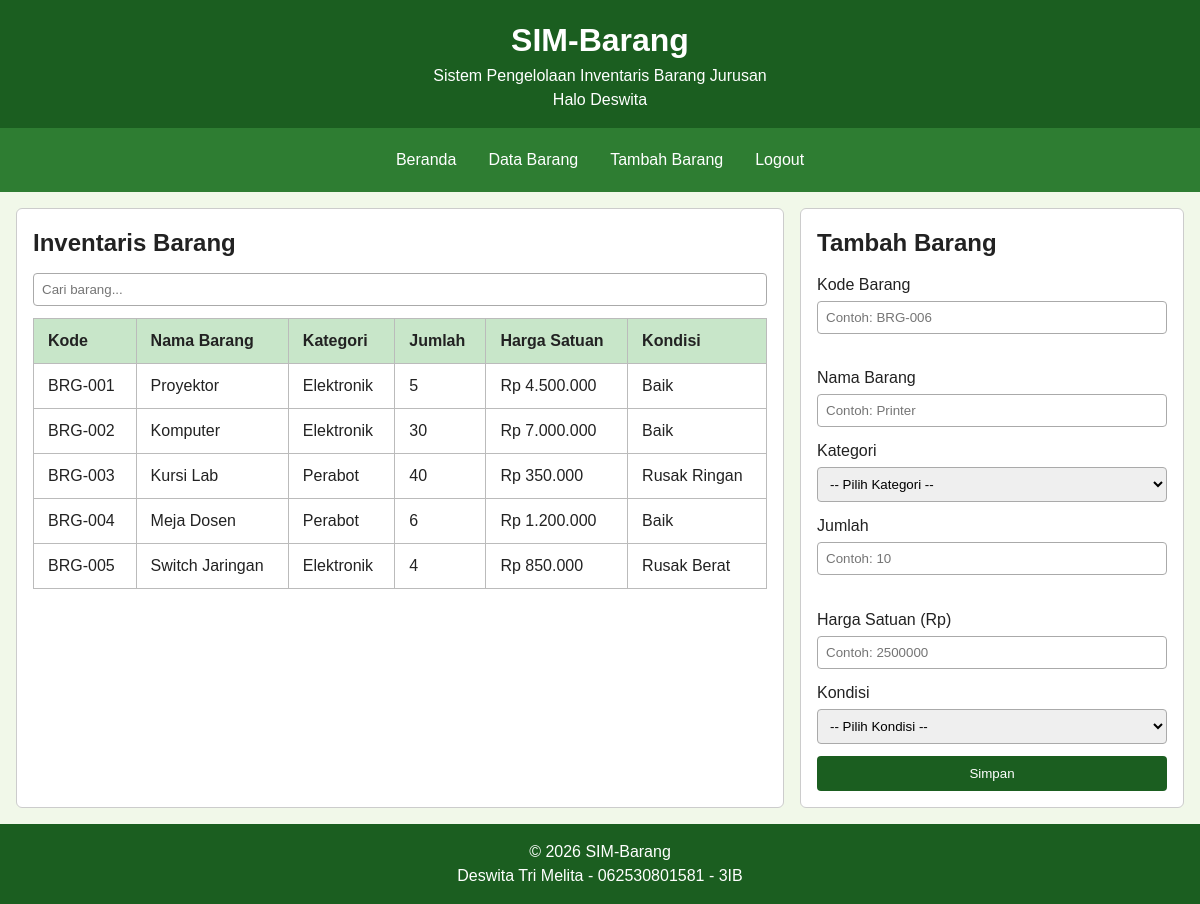
The page / (signed in) on the database its author committed.
### tables this page shows
CREATE TABLE barang (
    id_barang INT AUTO_INCREMENT PRIMARY KEY,
    kode VARCHAR(20) NOT NULL UNIQUE,
    nama VARCHAR(100) NOT NULL,
    id_kategori INT NOT NULL,
    jumlah INT NOT NULL,
    harga INT NOT NULL,
    kondisi VARCHAR(20) NOT NULL,
    FOREIGN KEY (id_kategori) REFERENCES kategori(id_kategori)
);

CREATE TABLE kategori (
    id_kategori INT AUTO_INCREMENT PRIMARY KEY,
    nama_kategori VARCHAR(50) NOT NULL
);

### index.php (the view, shortened to what this page needs)
<?php
require 'koneksi.php';
$stmt = $pdo->query(
    "SELECT b.*, k.nama_kategori
    FROM barang b
    JOIN kategori k ON b.id_kategori = k.id_kategori
    ORDER BY b.id_barang"
);
$daftarBarang = $stmt->fetchAll();
?>
<!DOCTYPE html>
<html lang="id">
<head>
    <link rel="stylesheet" href="style.css">
</head>
<body>
    <header id="beranda">
        <h1>SIM-Barang</h1>
        <p>Sistem Pengelolaan Inventaris Barang Jurusan</p>
        <p>Halo <?php echo htmlspecialchars($_SESSION['username']); ?></p>
    </header>
    <nav>
        <ul>
            <li><a href="#beranda">Beranda</a></li>
            <li><a href="#inventaris">Data Barang</a></li>
            <li><a href="#form-barang">Tambah Barang</a></li>
            <li><a href="Logout.php">Logout</a></li>
        </ul>
    </nav>
    <main>
        <section id="inventaris">
            <h2>Inventaris Barang</h2>
            <input type="text" id="cari" placeholder="Cari barang...">
            <div class="tabel-wrap">
                <table>
                    <thead>
                        <tr>
                            <th>Kode</th>
                            <th>Nama Barang</th>
                            <th>Kategori</th>
                            <th>Jumlah</th>
                            <th>Harga Satuan</th>
                            <th>Kondisi</th>
                        </tr>
                    </thead>
                    <tbody id="isi-tabel">
                         <?php foreach ($daftarBarang as $b): ?>
                            <tr>
                                <td><?php echo htmlspecialchars($b['kode']); ?></td>
                                <td><?php echo htmlspecialchars($b['nama']); ?></td>
                                <td><?php echo htmlspecialchars($b['nama_kategori']); ?></td>
                                <td><?php echo $b['jumlah']; ?></td>
                                <td>Rp <?php echo number_format($b['harga'], 0, ',', '.'); ?></td>
                                <td><?php echo htmlspecialchars($b['kondisi']); ?></td>
                            </tr>
                            <?php endforeach; ?>
                    </tbody>
                </table>
            </div>
        </section>
        <section id="form-barang">
            <h2>Tambah Barang</h2>
            <form id="form-barang-input" action="simpan.php" method="post">
                <div>
                    <label for="kode">Kode Barang</label>
                    <input type="text" id="kode" name="kode" placeholder="Contoh: BRG-006" required>
                    <small class="error" id="error-kode"></small>
                </div>
                <div>
                    <label for="nama">Nama Barang</label>
                    <input type="text" id="nama" name="nama" placeholder="Contoh: Printer" required>
                </div>
                <div>
                    <label for="kategori">Kategori</label>
                    <select id="kategori" name="id_kategori" required>
                        <option value="">-- Pilih Kategori --</option>
                    </select>
                </div>
                <div>
                    <label for="jumlah">Jumlah</label>
                    <input type="number" id="jumlah" name="jumlah" placeholder="Contoh: 10" required>
                    <small class="error" id="error-jumlah"></small>
                </div>
                <div>
                    <label for="harga">Harga Satuan (Rp)</label>
                    <input type="number" id="harga" name="harga" placeholder="Contoh: 2500000" min="1" required>
                </div>
                <div>
                    <label for="kondisi">Kondisi</label>
                    <select id="kondisi" name="kondisi" required>
                        <option value="">-- Pilih Kondisi --</option>
                    </select>
                </div>
                <button type="submit">Simpan</button>
            </form>
        </section>
    </main>
    <footer>
        <p>&copy; 2026 SIM-Barang</p>
        <p>Deswita Tri Melita - 062530801581 - 3IB</p>
    </footer>
</body>
</html>

### style.css (style rules this page uses)
* { margin: 0; padding: 0; box-sizing: border-box; }
body { font-family: Arial, sans-serif; line-height: 1.5; background-color: #f1f8e9; color: #222; }
header, footer { padding: 16px; text-align: center; background-color: #1b5e20; color: #fff; }
nav ul { display: flex; flex-direction: column; gap: 8px; list-style: none; padding: 12px; background-color: #2e7d32; }
nav a { display: block; padding: 8px 12px; color: #fff; text-decoration: none; border-radius: 4px; }
main { display: grid; grid-template-columns: 1fr; gap: 16px; padding: 16px; }
section { min-width: 0; padding: 16px; background-color: #fff; border: 1px solid #ccc; border-radius: 6px; }
section h2 { margin-bottom: 12px; }
.tabel-wrap { overflow-x: auto; }
table { border-collapse: collapse; width: 100%; min-width: 500px; }
th, td { padding: 10px 14px; border: 1px solid #bbb; text-align: left; }
th { background-color: #c8e6c9; }
form { display: grid; grid-template-columns: 1fr; gap: 12px; }
form div { display: flex; flex-direction: column; gap: 4px; }
input, select { padding: 8px; border: 1px solid #aaa; border-radius: 4px; }
button { padding: 10px; border: none; border-radius: 4px; background-color: #1b5e20; color: #fff; cursor: pointer; }
@media (min-width: 600px) { nav ul { flex-direction: row; justify-content: center; } }
@media (min-width: 600px) { form { grid-template-columns: 1fr 1fr; } }
@media (min-width: 600px) { form button { grid-column: 1 / -1; } }
@media (min-width: 1025px) { main { grid-template-columns: 2fr 1fr; max-width: 1200px; margin: 0 auto; } }
@media (min-width: 1025px) { form { grid-template-columns: 1fr; } }
.error { color: #c62828; font-size: 0.85rem; min-height: 1.2em; }
#cari { width: 100%; padding: 8px; margin-bottom: 12px; border: 1px solid #aaa; border-radius: 4px; }

### rows shown on the page
barang: kode "BRG-001", nama "Proyektor", id_kategori.nama_kategori "Elektronik", jumlah "5", harga "4.500.000", kondisi "Baik"
barang: kode "BRG-002", nama "Komputer", id_kategori.nama_kategori "Elektronik", jumlah "30", harga "7.000.000", kondisi "Baik"
barang: kode "BRG-003", nama "Kursi Lab", id_kategori.nama_kategori "Perabot", jumlah "40", harga "350.000", kondisi "Rusak Ringan"
barang: kode "BRG-004", nama "Meja Dosen", id_kategori.nama_kategori "Perabot", jumlah "6", harga "1.200.000", kondisi "Baik"
barang: kode "BRG-005", nama "Switch Jaringan", id_kategori.nama_kategori "Elektronik", jumlah "4", harga "850.000", kondisi "Rusak Berat"

### other values the page prints
$_SESSION['username'] "Deswita"
